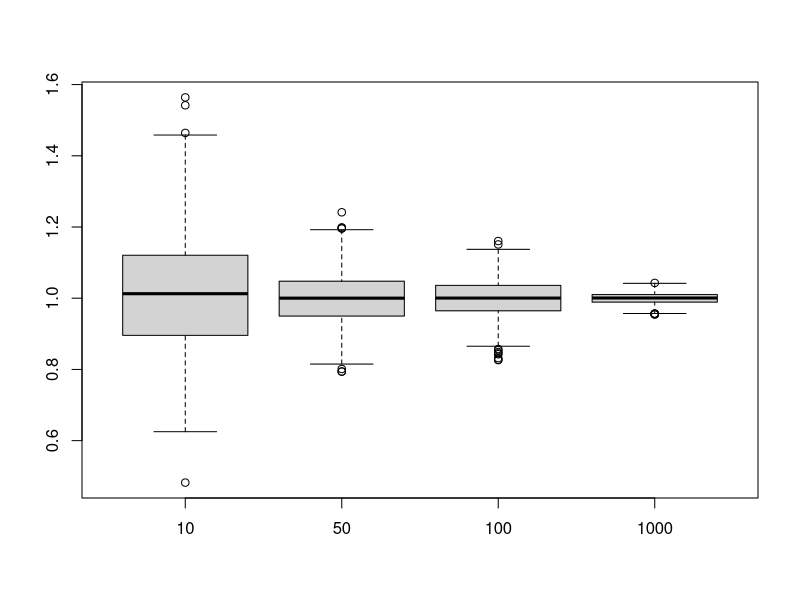
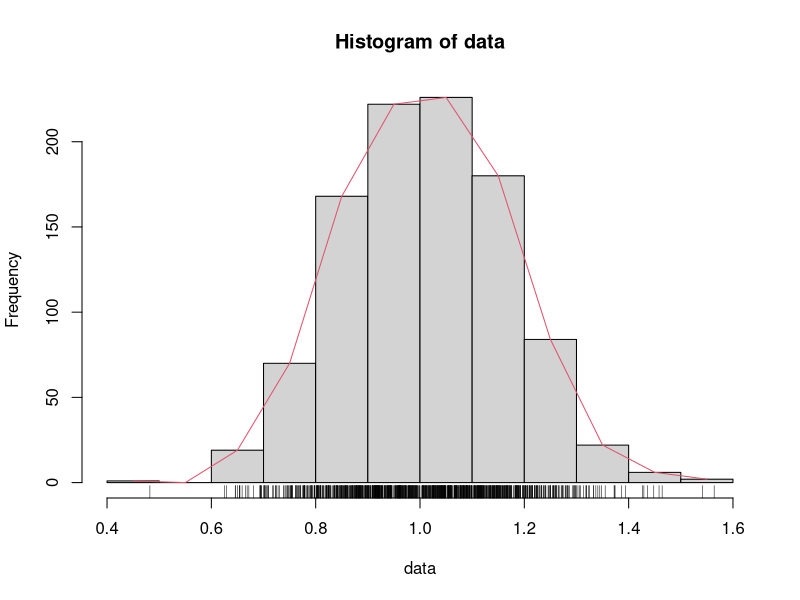

The R script that drew these images, in order: (Note: this script raises an error after producing the figures.)
ns <- c(10, 50, 100, 1000)

generate.means <- function(n, k, mean=1, sd=0.5) {
  sapply(1:k, FUN = function(k, n) {mean(rnorm(n, mean=mean, sd=sd))}, n=n)
}

data <- cbind('10'=generate.means(10, 1000), 
              '50'=generate.means(50, 1000), 
              '100'=generate.means(100, 1000),
              '1000'=generate.means(1000, 1000))
boxplot(data)
# видно, что медианы одинаковые, а межквартильный размах и дисперсия) уменьшается с увеличением объема

print.stat <- function(data, need.hist=F) {
  h<-hist(data)
  lines(h$counts~h$mids, col=2)
  rug(data)
  print(paste('max-min:', max(data)-min(data)))
  print(paste('mean:', mean(data)))
  print(paste('sd:', sd(data)))
  print(paste('Cv:', var.coef(data), '%'))
  if (need.hist) {
    h
  }
}

# подробнее:
print.stat(data[,'10'])
print.stat(data[,'50'])
print.stat(data[,'100'])
print.stat(data[,'1000'])
# видно, что уменьшился размах, стандартное отклонение и коэффициент вариации

# N.B. если среднее близко к 0, то Cv может быть странный
# можно запустить generate.mean c mean=0, sd=1